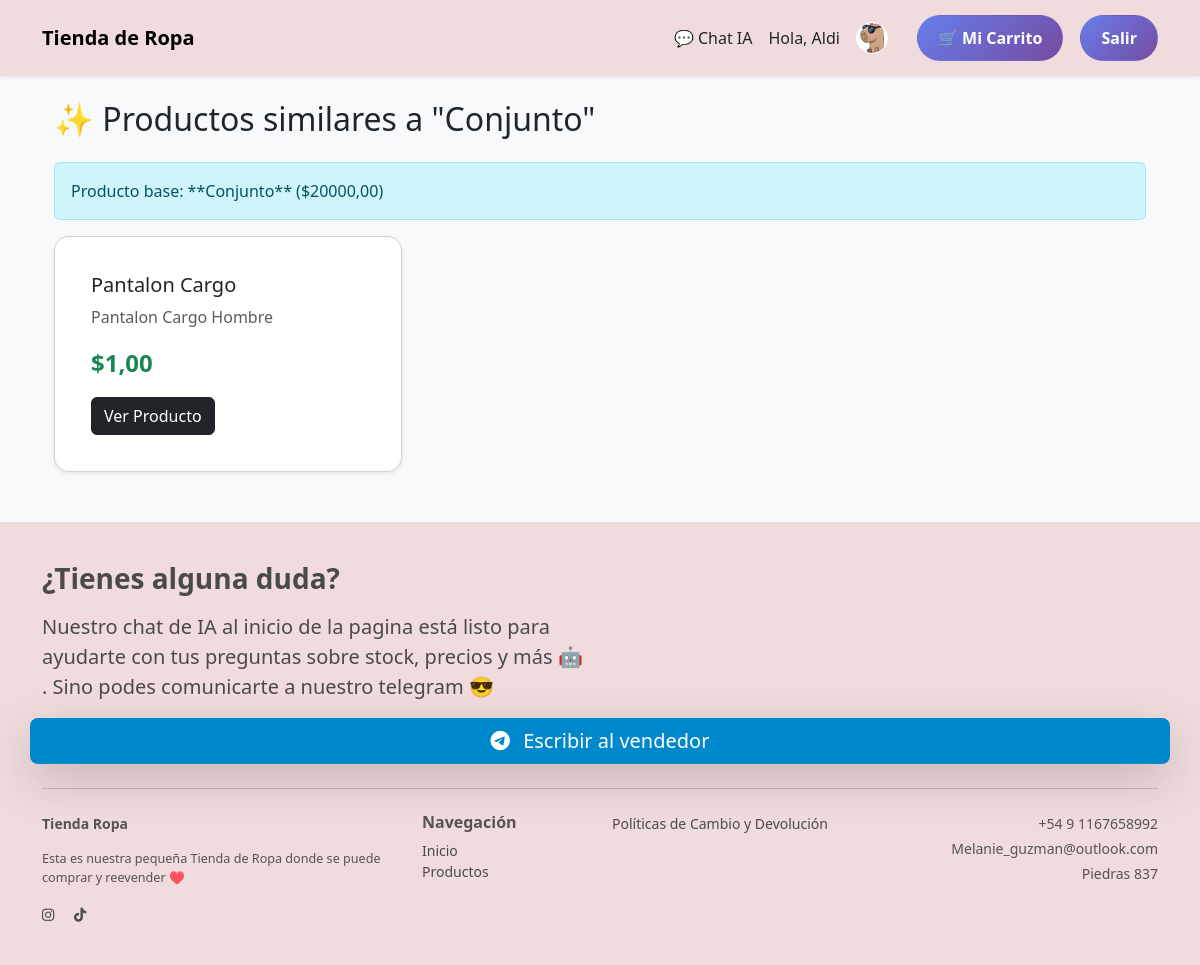
The page /ia/recommend/5/ (signed in) on the database its author committed.
### perfil/models.py (models this page shows, shortened)
class Profile(models.Model):
    user = models.OneToOneField(User, on_delete=models.CASCADE)
    bio = models.TextField(blank=True)
    website = models.URLField(blank=True, null=True)
    avatar = models.ImageField(
        default='profile_pics/default.png', # Ruta a tu imagen por defecto
        upload_to='profile_pics',           # Cambiado a 'profile_pics' (más común)
        blank=True,
        null=True
    )
    display_name = models.CharField(max_length=50, blank=True, null=True)

### productos/models.py (models this page shows, shortened)
class Product(models.Model):
    seller = models.ForeignKey(settings.AUTH_USER_MODEL, on_delete=models.CASCADE, related_name="products")
    title = models.CharField(max_length=200)
    description = models.TextField(blank=True)
    nuevo = models.BooleanField(default=True)
    marca = models.CharField(max_length=100, blank=True, default="Generico")
    price = models.DecimalField(max_digits=12, decimal_places=2)
    created_at = models.DateTimeField(auto_now_add=True)
    active = models.BooleanField(default=True)
    stock = models.PositiveIntegerField(default=1)  # nuevo campo
    image = models.ImageField(upload_to="product_images/", blank=True, null=True)  # opcional
    updated_at = models.DateTimeField(auto_now=True)  # fecha de última modificación

### chat_ai/views.py (the view)
# urls.py: path("recommend/<int:pk>/", views.recommend_similar, name="recommend-similar"),
def recommend_similar(request, pk):
    producto = get_object_or_404(Product, pk=pk)
    target = None
    try:
        target = producto.embedding.vector
    except Exception:
        if not gemini_service:
            messages.error(request, "El servicio de embeddings no está configurado.")
            return render(request, "chat_ai/recommendations.html", {"product": producto, "recommended": []})
        text = f"{producto.title}. {producto.description or ''}"
        try:
            target = gemini_service.embed_text(text)
        except Exception as e:
            messages.error(request, f"Fallo al generar embedding: {str(e).split(':')[0]}")
            target = None
    if target is None:
        return render(request, "chat_ai/recommendations.html", {"product": producto, "recommended": []})
    candidates = ProductEmbedding.objects.exclude(product=producto)
    results = []
    tvec = np.array(target, dtype=float)
    for c in candidates:
        vec = np.array(c.vector, dtype=float)
        cos = float(np.dot(tvec, vec) / (np.linalg.norm(tvec) * np.linalg.norm(vec)))
        results.append((c.product, cos))
    results.sort(key=lambda x: x[1], reverse=True)
    top = [p for p, score in results[:6]]
    return render(request, "chat_ai/recommendations.html", {"product": producto, "recommended": top})

### chat_ai/templates/chat_ai/recommendations.html (shortened to what this page needs)
{% extends "base.html" %}
{% block content %}
<div class="container">
    <h2 class="mb-4">
        ✨ Productos similares a "{{ product.title }}"
    </h2>
    <div class="alert alert-info" role="alert">
        Producto base: **{{ product.title }}** (${{ product.price }})
    </div>
    <div class="row row-cols-1 row-cols-md-3 g-4">
    {% for p in recommended %}
        <div class="col">
            <div class="card h-100 shadow-sm">
                <div class="card-body">
                    <h3 class="card-title h5">{{ p.title }}</h3>
                    <p class="card-text text-muted">{{ p.description|truncatewords:12 }}</p>
                    <p class="card-text fs-4 fw-bold text-success">${{ p.price }}</p>
                    <a href="{% url 'product-detail' p.pk %}" class="btn btn-dark">Ver Producto</a>
                </div>
            </div>
        </div>
    {% empty %}
        <div class="col-12">
            <p class="alert alert-warning">No se encontraron recomendaciones similares para este producto. [cite: 307]</p>
        </div>
    {% endfor %}
    </div>
</div>
{% endblock %}

### templates/base.html (shortened to what this page needs)
{% load static %}
<!doctype html>
<html lang="es">
<head>
    <link href="https://cdn.jsdelivr.net/npm/bootstrap@5.3.8/dist/css/bootstrap.min.css" rel="stylesheet">
    <link rel="stylesheet" href="https://cdnjs.cloudflare.com/ajax/libs/font-awesome/6.5.0/css/all.min.css">
    <link rel="stylesheet" href="{% static 'core/style.css' %}">
</head>
<body class="bg-light">
  <nav id="main-navbar" class="navbar navbar-expand-lg navbar-light shadow-sm">
        <div class="container">
            <a class="navbar-brand fw-bold" href="{% url 'home' %}">Tienda de Ropa</a>
            <div class="collapse navbar-collapse justify-content-end" id="navbarNav">
                <ul class="navbar-nav align-items-center">
                    <li class="nav-item me-2">
                        <a href="{% url 'chat_ai:ai-chat' %}" class="nav-link text-dark">
                            💬 Chat IA
                        </a>
                    </li>
                    {% if user.is_authenticated %}
                        <li class="nav-item me-3 text-dark">
                            Hola,
                            {% if user.profile.display_name %}
                                {{ user.profile.display_name }}
                            {% else %}
                                {{ user.username }}
                            {% endif %}
                        </li>
                        <li class="nav-item me-3">
                            <a href="{% url 'perfil:profile-update' %}" class="nav-link p-0">
                                <img src="
                                    {% if user.profile.avatar and user.profile.avatar.name %}
                                        {{ user.profile.avatar.url }}
                                    {% else %}
                                        {% get_media_prefix %}profile_pics/default.png
                                    {% endif %}
                                    "
                                    alt="Avatar"
                                    class="rounded-circle border border-1 border-white"
                                    width="32" height="32"
                                    style="object-fit: cover;">
                            </a>
                        </li>
                        <li class="btn text-white">
                            <a href="{% url 'productos:view_cart' %}" class="btn btn-logout">🛒 Mi Carrito</a>
                        </li>
                        <li class="nav-item">
                            <a href="{% url 'account_logout' %}" class="btn btn-logout">Salir</a>
                        </li>
                    {% else %}
                        <li class="nav-item">
                            <a href="{% url 'account_login' %}" class="btn btn-logout">Entrar</a>
                        </li>
                    {% endif %}
                </ul>
            </div>
        </div>
    </nav>
    <main class="container my-4">
        {% block content %}{% endblock %}
    </main>
<footer class="footer-custom">
    <div class="container">
        <div class="row">
            <div class="col-md-6 text-center text-md-start mb-4 mb-md-0">
                <h3 class="fw-bold mb-3">¿Tienes alguna duda?</h3>
                <p class="lead">Nuestro chat de IA al inicio de la pagina está listo para ayudarte con tus preguntas sobre stock, precios y más 🤖 . Sino podes comunicarte a nuestro telegram 😎 </p>
            </div>
            <a href="https://t.me/Tienda_Ropa?start=Hola" target="_blank"
            class="btn btn-lg btn-secondary text-white shadow-lg"
            style="background-color: #0088cc; border: none;">
            <i class="fab fa-telegram-plane me-2"></i> Escribir al vendedor
            </a>
        </div>
        <hr class="my-4">
        <div class="row small text-muted">
            <div class="col-md-4 mb-4 mb-md-0">
                <p class="fw-bold">Tienda Ropa</p>
                <p style="font-size: 0.9em;">Esta es nuestra pequeña Tienda de Ropa donde se puede comprar y reevender ♥️</p>
                <div class="mt-3">
                    <a href="#"><i class="fab fa-instagram me-3 footer-link"></i></a>
                    <a href="#"><i class="fab fa-tiktok footer-link"></i></a>
                </div>
            </div>
            <div class="col-md-2">
                <h6 class="fw-bold">Navegación</h6>
                <ul class="list-unstyled">
                    <li><a href="{% url 'home' %}" class="footer-link">Inicio</a></li>
                    <li><a href="{% url 'productos:product-list' %}" class="footer-link">Productos</a></li>
                </ul>
            </div>
            <div class="col-md-3">
                <ul class="list-unstyled">
                   <li><a href="{% url 'perfil:politica-devolucion' %}" class="footer-link">Políticas de Cambio y Devolución</a></li>
                </ul>
            </div>
            <div class="col-md-3 text-md-end text-start mt-3 mt-md-0">
                <p class="mb-1">+54 9 1167658992</p>
                <p class="mb-1">Melanie_guzman@outlook.com</p>
                <p class="mb-1">Piedras 837</p>
            </div>
        </div>
    </div>
</footer>
</body>
</html>

### core/static/core/style.css (style rules this page uses)
.btn-logout { background: linear-gradient(135deg, #667eea 0%, #764ba2 100%); color: white; padding: 10px 20px; border-radius: 25px; text-decoration: none; font-weight: bold; transition: transform 0.2s ease; display: inline-block; }
.card { background: white; border-radius: 15px; padding: 20px; box-shadow: 0 5px 15px rgba(0,0,0,0.1); transition: transform 0.3s ease; text-align: right; height: 100%; display: flex; flex-direction: column; justify-content: space-between; text-align: left; }
main.container { display: block !important; }
.footer-custom { background-color: #F0DCDC; color: #4a4a4a; padding: 40px 0; margin-top: 50px; }
.footer-link { color: #4a4a4a; text-decoration: none; transition: color 0.2s; }
#main-navbar { background-color: #F0DCDC !important; }

### rows shown on the page
Product: title "Conjunto", price "20000,00"
Product: title "Pantalon Cargo", description "Pantalon Cargo Hombre", price "1,00"

### other values the page prints
{{ user.profile.display_name }} "Aldi"
